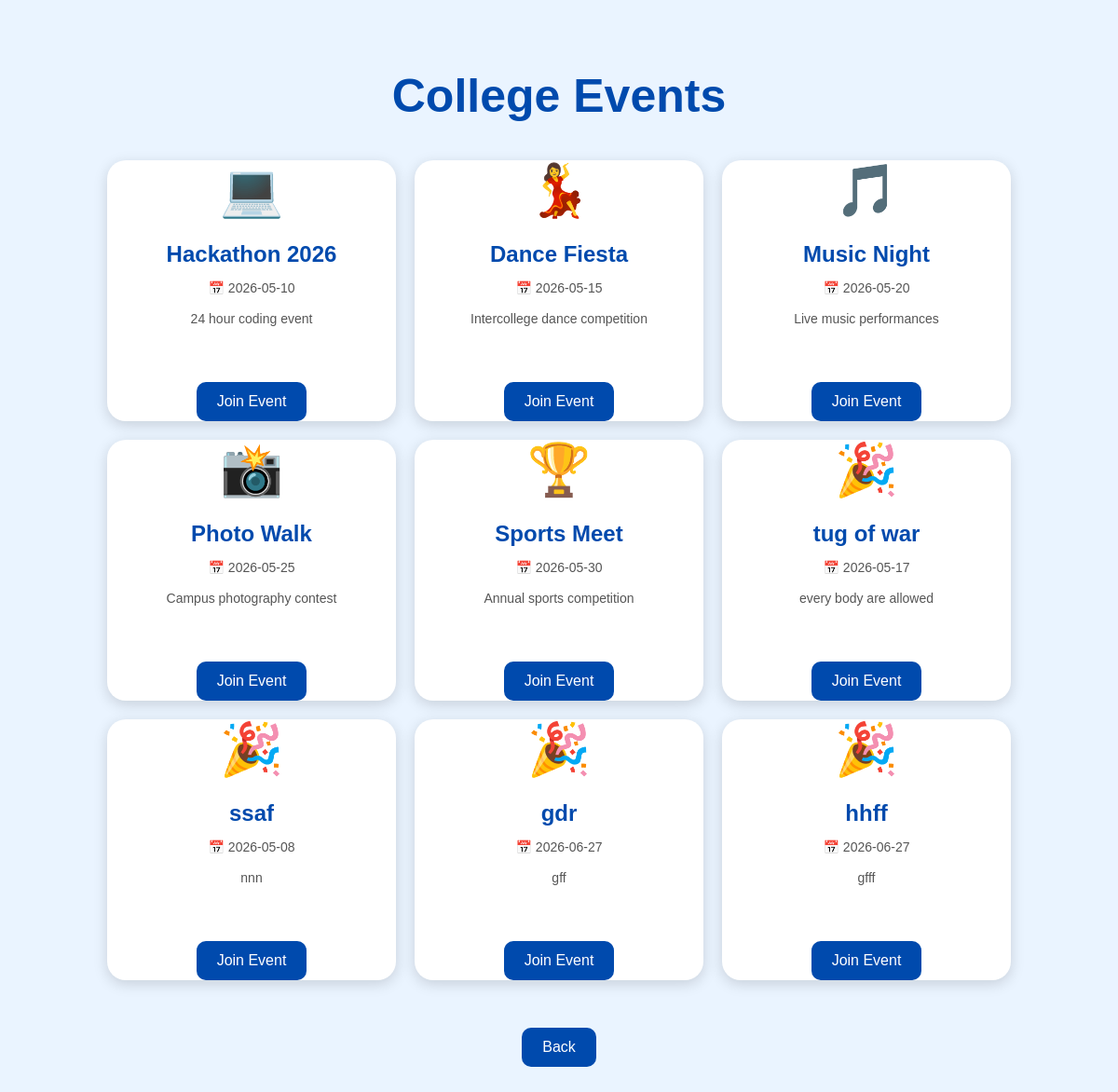
Screenshot of /view_events.php with the database file from the repository.
### tables this page shows
CREATE TABLE `events` (
  `event_id` int(11) NOT NULL,
  `club_id` int(11) DEFAULT NULL,
  `event_name` varchar(100) DEFAULT NULL,
  `event_date` date DEFAULT NULL,
  `description` text DEFAULT NULL
);

### view_events.php (the view, shortened to what this page needs)
<?php
include 'db.php';
$student_id = $_SESSION['student'];
$query = "SELECT * FROM events";
$result = mysqli_query($conn, $query);
?>
<!DOCTYPE html>
<html>
<head>
    <link rel="stylesheet" href="style.css">
</head>
<body>
<div class="dashboard">
<h1>College Events</h1>
<div class="dashboard-boxes">
<?php
while($row = mysqli_fetch_assoc($result)){
    $event_id = $row['event_id'];
    $joined_query = "SELECT * FROM registrations
                     WHERE student_id='$student_id'
                     AND event_id='$event_id'";
    $joined_result = mysqli_query($conn, $joined_query);
    $already_joined = mysqli_num_rows($joined_result) > 0;
?>
<div class="dash-card">
    <?php
$event_name = strtolower($row['event_name']);
$emoji = "🎉";
if(strpos($event_name, 'hack') !== false ||
   strpos($event_name, 'coding') !== false){
    $emoji = "💻";
}
elseif(strpos($event_name, 'dance') !== false){
    $emoji = "💃";
}
elseif(strpos($event_name, 'music') !== false){
    $emoji = "🎵";
}
elseif(strpos($event_name, 'photo') !== false){
    $emoji = "📸";
}
elseif(strpos($event_name, 'sport') !== false){
    $emoji = "🏆";
}
elseif(strpos($event_name, 'robot') !== false){
    $emoji = "🤖";
}
elseif(strpos($event_name, 'ai') !== false){
    $emoji = "🧠";
}
elseif(strpos($event_name, 'literary') !== false){
    $emoji = "📚";
}
?>
<div style="font-size:55px; margin-bottom:10px;">
    <?php echo $emoji; ?>
</div>
<h2><?php echo $row['event_name']; ?></h2>
    <p>
📅 <?php echo $row['event_date']; ?>
</p>
<p>
<?php echo $row['description']; ?>
</p>
    <br>
    <?php
    if($already_joined){
        echo "<button disabled style='background:gray;'>
              Already Joined
              </button>";
    } else {
    ?>
    <a href="view_events.php?event_id=<?php echo $event_id; ?>"
       class="logout-btn">
       Join Event
    </a>
    <?php
    }
    ?>
</div>
<?php
}
?>
</div>
<br><br>
<a href="student_dashboard.php" class="logout-btn">
Back
</a>
</div>
</body>
</html>

### style.css (style rules this page uses)
body { margin:0; padding:0; font-family:Arial; background:#eaf4ff; }
h1 { color:#004aad; margin-bottom:50px; font-size:40px; }
.dashboard { padding:40px; text-align:center; }
.dashboard h1 { text-align:center; color:#004aad; margin-bottom:40px; font-size:50px; }
.dashboard-boxes { display:flex; justify-content:center; flex-wrap:wrap; gap:20px; margin-top:40px; }
.dash-card { width:270px; height:240px; background:white; border-radius:20px; padding:20px; box-shadow:0 4px 15px rgba(0,0,0,0.15); display:flex; flex-direction:column; justify-content:center; align-items:center; gap:12px; text-align:center; transition:0.3s; }
.dash-card h2 { color:#004aad; font-size:24px; margin:0; }
.dash-card p { color:#555; font-size:14px; line-height:1.5; margin:0; }
.logout-btn { display:inline-block; text-decoration:none; background:#004aad; color:white; padding:12px 22px; border-radius:10px; font-size:16px; margin-top:15px; transition:0.3s; }
.dashboard-boxes { display:flex; flex-wrap:wrap; justify-content:center; gap:20px; margin-top:40px; }

### rows the page displays
events: event_name "💻", event_name "Hackathon 2026", event_date "2026-05-10", description "24 hour coding event"
events: event_name "💃", event_name "Dance Fiesta", event_date "2026-05-15", description "Intercollege dance competition"
events: event_name "🎵", event_name "Music Night", event_date "2026-05-20", description "Live music performances"
events: event_name "📸", event_name "Photo Walk", event_date "2026-05-25", description "Campus photography contest"
events: event_name "🏆", event_name "Sports Meet", event_date "2026-05-30", description "Annual sports competition"
events: emoji "🎉", event_name "tug of war", event_date "2026-05-17", description "every body are allowed"
events: emoji "🎉", event_name "ssaf", event_date "2026-05-08", description "nnn"
events: emoji "🎉", event_name "gdr", event_date "2026-06-27", description "gff"
events: emoji "🎉", event_name "hhff", event_date "2026-06-27", description "gfff"
